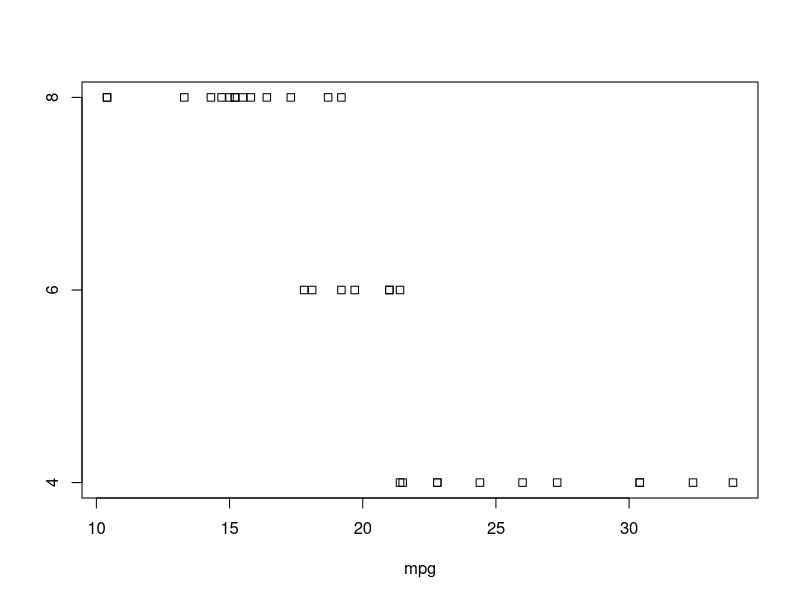
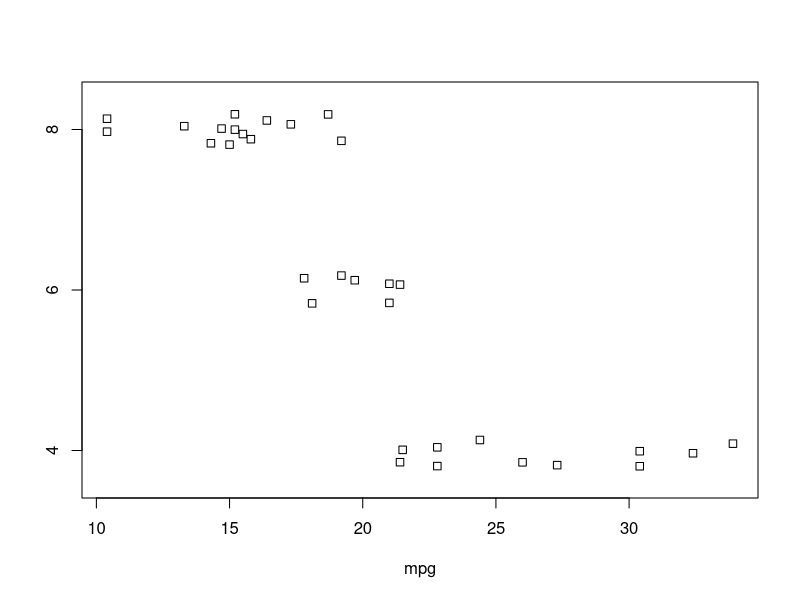

Reproduce these figures in R, in order.
attach(mtcars)
stripchart(mpg~cyl)
detach(mtcars)

attach(mtcars)
stripchart(mpg ~ cyl, method = "jitter")
detach(mtcars)
